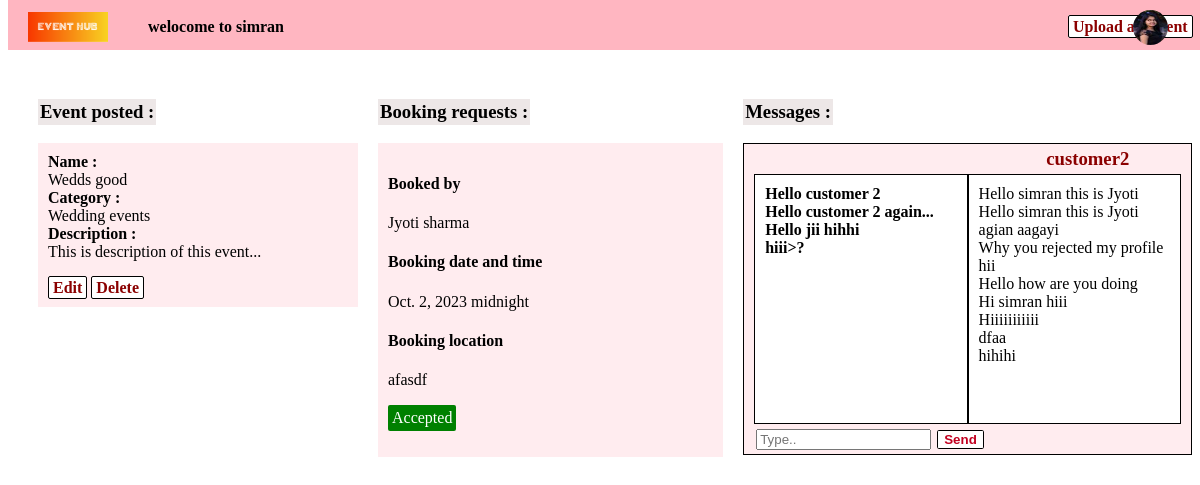
Before: /home-E/ (signed in) with the older database file.
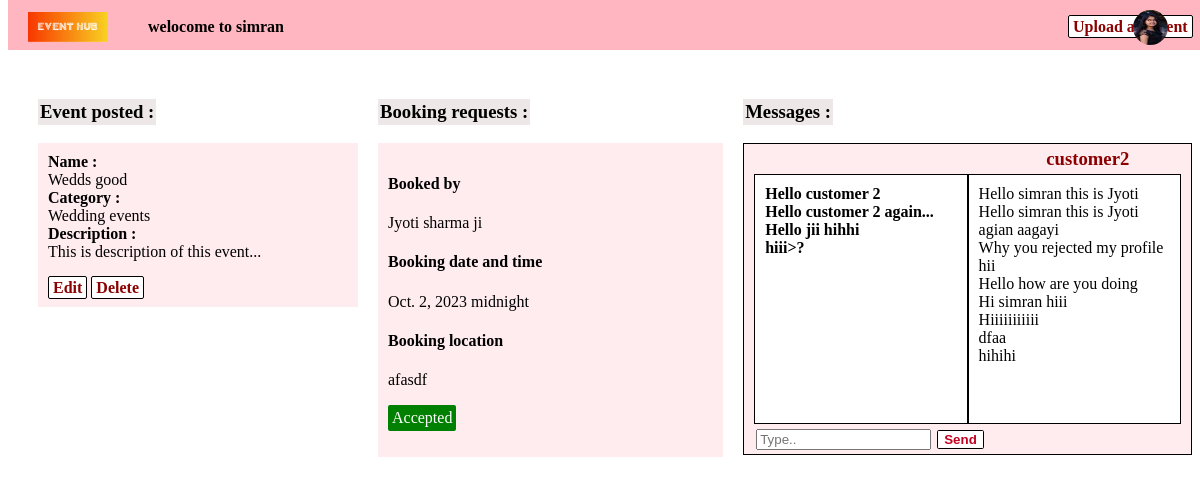
After: the same page with the newer database file.
### customer/models.py (models this page shows)
class Booking(models.Model):
    user = models.ForeignKey(User,on_delete=models.CASCADE,related_name='booking_user',null=False)
    venue = models.ForeignKey(Venue, on_delete=models.CASCADE,null=True)
    vendor = models.ForeignKey(User, on_delete=models.CASCADE,null=True)
    date = models.DateField(null=True)
    time = models.TimeField(null=True)
    location = models.CharField(max_length=150,null=True,blank=True)
    booking_accepted = models.BooleanField(null=True,blank=True)

### EventPlanner/views.py (the view)
# urls.py: path('home-E/',views.home),
@login_required(login_url='/login/')
def home(request):
    if request.user.userprofile.user_type == 'is_event_planner':
        bookings = Booking.objects.filter(vendor = request.user)
        events = Event.objects.filter(event_planner = request.user)
        received_dict,sent_dict =  Messages_display(request)
        context = {'bookings':bookings,'received_dict':received_dict,'sent_dict':sent_dict,'MessageForm':MessageForm,'events':events}
        return render(request,'EventPlanner/home.html',context)

### EventPlanner/models.py (called while the page is built)
    def __str__(self):
        return self.name

### EventPlanner/templates/EventPlanner/home.html (shortened to what this page needs)
{% load static %}
<link rel="stylesheet" href="{% static 'EventPlanner/css/navbar.css' %}">
<link rel="stylesheet" href="{% static 'EventPlanner/css/home.css' %}">
<div class="navbar-div">
{% include 'navbar.html' %}
</div>
<div class="home-div">
    <div class="outer-grid-div">
        <div class="event-div">
            <h3 style="background-color: rgb(237, 231, 231); width: fit-content; padding: 2px;">Event posted :</h3>
            {% for event in events %}
        <div class="event-posted">
            <div><b>Name :</b></div>
            <div>{{event.name}}</div>
            <div><b>Category :</b></div>
            <div>{{event.category}}</div>
            <div><b>Description :</b></div>
            <div>{{event.description}}</div>
            <br>
            <a href="/edit-event/{{event.id}}/" class="edit">Edit</a>
            <a href="/delete-event/{{event.id}}/" class="delete">Delete</a>
        </div>
            <br><br><br>
            {% endfor %}
        </div>
        <div>
            <h3 style="background-color: rgb(237, 231, 231); width: fit-content; padding: 2px;">Booking requests :</h3>
            {% for booking in bookings %}
        <div class="requests">
            <div>
                <div>
                    <h4>Booked by</h4>
                </div>
                <div>{{booking.user.first_name}} {{booking.user.last_name}}</div>
                <div>
                    <h4>Booking date and time</h4>
                </div>
                <div>{{booking.date}} {{booking.time}}</div>
                <div>
                    <h4>Booking location</h4>
                </div>
                <div>{{booking.location}}</div>
            </div>
            {% if booking.booking_accepted is None %}
            <button><a href="/accept-booking/{{booking.id}}/accepted/">Accept</a> </button>
            <button><a href="/accept-booking/{{booking.id}}/rejected/">Reject</a></button>
            {% elif booking.booking_accepted is False %}
            <p class="rejected">Rejected</p>
            {% else %}
            <p class="accepted">Accepted</p>
            {% endif %}
        </div>
            {% endfor %}
        </div>
        <div>
                <h3 style="background-color: rgb(237, 231, 231); width: fit-content; padding: 2px;">Messages :</h3>
            {% for sender,messages in received_dict.items %}
        <div class="grid-div">
            <div class="messages">
                <div class="sender-messages">
                    {% for receiver,msgs in sent_dict.items %}
                    {% if receiver == sender %}
                    {% for msg in msgs %}
                    <div><b>{{msg}}</b></div>
                    {% endfor %}
                    {% endif %}
                    {% endfor %}
                <br><br>
                </div>
                <div class="receiver-messages">
                    {% for message in messages %}
                    <div>{{message.message}}</div>
                    {% endfor %}
                </div>
            </div>
                <div class="message-div">
                    <h3 class="sender">{{sender}}</h3>
                    <form action="/create-message/" method="POST">
                        <input type="text" name="message" placeholder="Type.." class="search-bar">
                        <input type="submit" value="Send" class="send-button">
                    </form>
                </div>
            </div>
            {% endfor %}
        </div>
    </div>
</div>

Changed rows visible on the page:
changed through a linked row, Booking "midnight": user.last_name "sharma" → "sharma ji"
